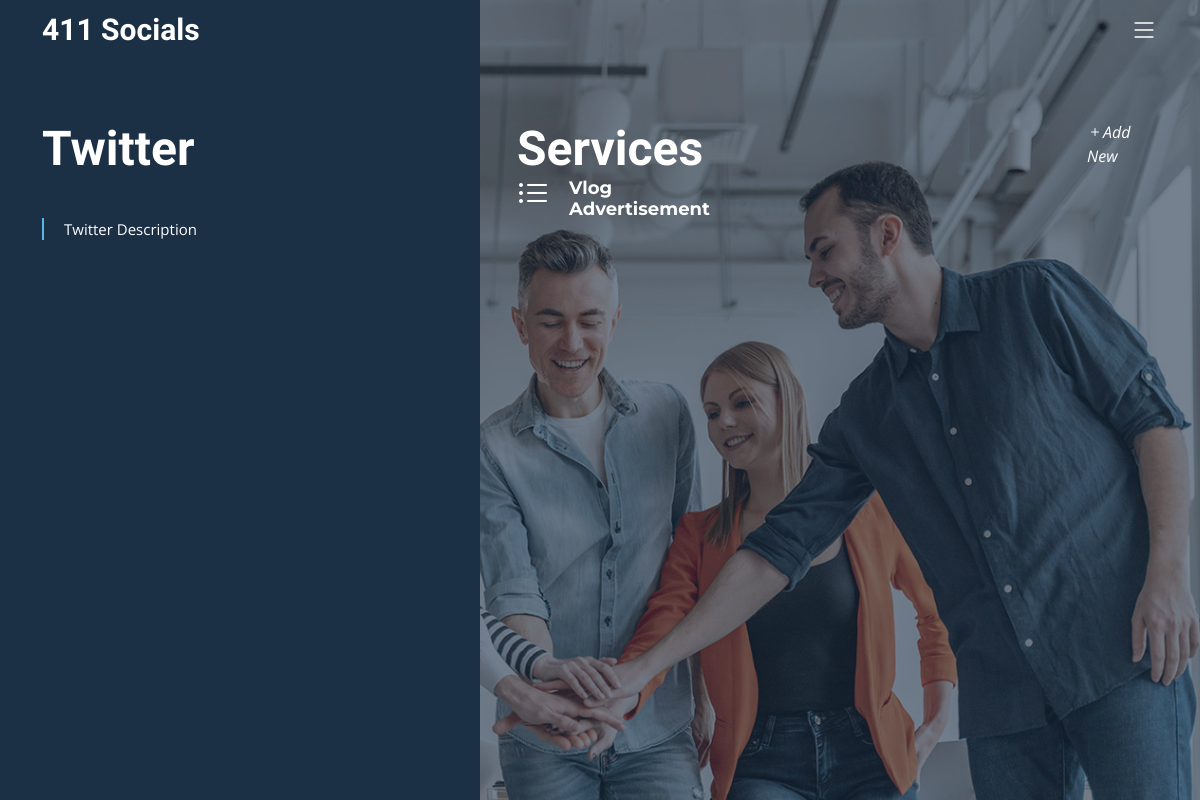
Screenshot of /services/service?id=2 with the database file from the repository.
### tables this page shows
CREATE TABLE `sub_category` (
  `id` int(5) NOT NULL,
  `name` varchar(255) NOT NULL,
  `description` varchar(255) NOT NULL,
  `category_id` int(5) NOT NULL,
  `duration` datetime NOT NULL,
  `created_at` datetime NOT NULL
);

CREATE TABLE `service` (
  `id` int(5) NOT NULL,
  `name` varchar(255) NOT NULL,
  `description` varchar(255) NOT NULL,
  `sub_category_id` int(5) NOT NULL,
  `duration` int(5) NOT NULL,
  `created_at` datetime NOT NULL
);

### application/controllers/Services.php (called while the page is built, shortened)
<?php
    class Services extends CI_Controller {
    	public function __construct() {
            $this->load->model('service_model');
            $this->load->model('category_model');
            $this->load->helper(['url', 'language']);
        }
        public function service() {
            $id = $this->input->get('id');
            $data['sub_category'] = $this->category_model->getSubCategoryById($id);
            $data['service_details'] = $this->service_model->getServicesBySubCategoryId($id);
            $this->load->view('templates/header');
            $this->load->view('services/service', $data);
        }
    }

### index.php (called while the page is built, shortened)
<?php
require_once BASEPATH.'core/CodeIgniter.php';

### application/models/Category_model.php (called while the page is built, shortened)
<?php
    class Category_model extends CI_Model {
        public function getSubCategoryById($id) {
            $this->db->where('id', $id);
            $query = $this->db->get('sub_category');
            return $query->row();
        }
    }

### application/models/Service_model.php (called while the page is built, shortened)
<?php
    class Service_model extends CI_Model {
        public function getServicesBySubCategoryId($id) {
            $this->db->where('sub_category_id', $id);
            $query = $this->db->get('service');
            return $query->result();
        }
    }

### application/views/services/service.php (the view, shortened to what this page needs)
<section id="hero" class="hero d-flex">
    <div class="container">
      <div class="row">
        <div class="col-xl-4">
          <h2 data-aos="fade-up"><?php echo $sub_category->name; ?></h2>
          <blockquote data-aos="fade-up" data-aos-delay="100">
            <p><?php echo $sub_category->description; ?></p>
          </blockquote>
        </div>
        <div class="col-xl-1">
        </div>
        <div class="col-xl-6 services-list" data-aos="fade-up" data-aos-delay="100">
        	<h2 data-aos="fade-up">Services</h2>
          <div class="row gy-5">
          <?php foreach($service_details as $service) { ?>
            <div class="col-lg-4 col-md-6 service-item d-flex" data-aos="fade-up" data-aos-delay="100">
              <div class="icon flex-shrink-0"><i class="bi bi-list-ul" style="color: #ffffff;"></i></div>
              <div>
                <h4 class="title"><a href="" class="stretched-link text-white"><?php echo $service->name; ?></a></h4>
              </div>
            </div>
          <?php } ?>
          </div>
        </div>
        <div class="col-xl-1" data-aos="fade-up" data-aos-delay="100">
          <a href="services/addServiceView?id=<?php echo $sub_category->id; ?>"><i class="bi bi-plus" style="color: #ffffff;">Add New</i></a>
        </div>
      </div>
    </div>
</section>
</body>
</html>

### assets/css/main.css (style rules this page uses)
:root { --font-default: "Open Sans", system-ui, -apple-system, "Segoe UI", Roboto, "Helvetica Neue", Arial, "Noto Sans", "Liberation Sans", sans-serif, "Apple Color Emoji", "Segoe UI Emoji", "Segoe UI Symbol", "Noto Color Emoji"; --font-primary: "Montserrat", sans-serif; --font-secondary: "Raleway", sans-serif; }
:root { --color-default: #2b180d; --color-primary: #56b8e6; --color-secondary: #1b2f45; }
:root { scroll-behavior: smooth; }
body { font-family: var(--font-default); color: var(--color-default); }
a { color: var(--color-primary); text-decoration: none; transition: 0.3s; }
h1, h2, h3, h4, h5, h6 { font-family: var(--font-primary); }
section { overflow: hidden; padding: 80px 0; }
.hero { width: 100%; min-height: 100vh; background: url("../img/hero-bg.jpg") top center; background-size: cover; position: relative; padding: 120px 0; z-index: 3; }
@media (min-width: 1034px) { .hero:after { position: absolute; content: ""; width: 40%; background: var(--color-secondary); top: 0; bottom: 0; } }
.hero:before { position: absolute; content: ""; background: rgba(27, 47, 69, 0.6); inset: 0; }
.hero .container { z-index: 1; }
.hero h2 { margin: 0; font-size: 48px; font-weight: 700; line-height: 1.2; color: #fff; font-family: var(--font-secondary); }
.hero blockquote { color: #fff; padding-left: 20px; font-size: 15px; font-family: var(--font-default); border-left: 2px solid var(--color-primary); margin: 40px 0; }
.services-list .service-item { position: relative; }
.services-list .service-item .icon i { font-size: 32px; line-height: 0; margin-right: 20px; color: #38618e; }
.services-list .service-item .title { font-weight: 700; margin-bottom: 5px; font-size: 18px; }
.services-list .service-item .title a { color: var(--color-secondary); }

### rows the page displays
sub_category: name "Twitter", description "Twitter Description"
service: name "Vlog Advertisement"
